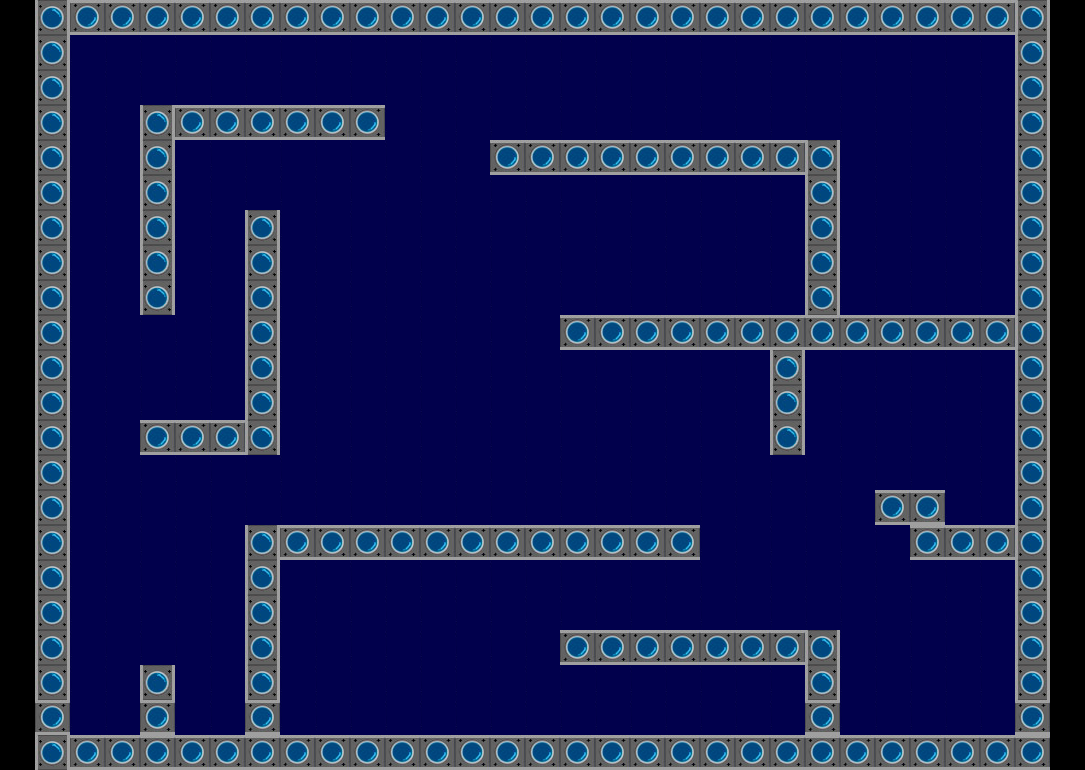

The image is a tile-based game level rendered from a .tmx file. Its description and complete source (layers, tilesets, objects, tile grids) follow:
An orthogonal 31x22 tile map with 35x35 px tiles, 2 tile layers (fondin, laberintin).

<map version="1.0" orientation="orthogonal" renderorder="right-down" width="31" height="22" tilewidth="35" tileheight="35" nextobjectid="1">
 <tileset firstgid="1" name="tilealien1" tilewidth="35" tileheight="35" tilecount="3" columns="3">
  <image source="tilealien1.jpg" width="105" height="35" />
 </tileset>
 <layer name="fondin" width="31" height="22">
  <data encoding="csv">
0,0,0,0,0,0,0,0,0,0,0,0,0,0,0,0,0,0,0,0,0,0,0,0,0,0,0,0,0,0,0,
0,0,3,3,3,3,3,3,3,3,3,3,3,3,3,3,3,3,3,3,3,3,3,3,3,3,3,3,3,0,0,
0,0,3,3,3,3,3,3,3,3,3,3,3,3,3,3,3,3,3,3,3,3,3,3,3,3,3,3,3,0,0,
0,0,3,3,0,0,0,0,0,0,0,3,3,3,3,3,3,3,3,3,3,3,3,3,3,3,3,3,3,0,0,
0,0,3,3,0,3,3,3,3,3,3,3,3,3,0,0,0,0,0,0,0,0,0,0,3,3,3,3,3,0,0,
0,0,3,3,0,3,3,3,3,3,3,3,3,3,3,3,3,3,3,3,3,3,3,0,3,3,3,3,3,0,0,
0,0,3,3,0,3,3,0,3,3,3,3,3,3,3,3,3,3,3,3,3,3,3,0,3,3,3,3,3,0,0,
0,0,3,3,0,3,3,0,3,3,3,3,3,3,3,3,3,3,3,3,3,3,3,0,3,3,3,3,3,0,0,
0,0,3,3,0,3,3,0,3,3,3,3,3,3,3,3,3,3,3,3,3,3,3,0,3,3,3,3,3,0,0,
0,0,3,3,3,3,3,0,3,3,3,3,3,3,3,3,0,0,0,0,0,0,0,0,0,0,0,0,0,0,0,
0,0,3,3,3,3,3,0,3,3,3,3,3,3,3,3,3,3,3,3,3,3,0,3,3,3,3,3,3,0,0,
0,0,3,3,3,3,3,0,3,3,3,3,3,3,3,3,3,3,3,3,3,3,0,3,3,3,3,3,3,0,0,
0,0,3,3,0,0,0,0,3,3,3,3,3,3,3,3,3,3,3,3,3,3,0,3,3,3,3,3,3,0,0,
0,0,3,3,3,3,3,3,3,3,3,3,3,3,3,3,3,3,3,3,3,3,3,3,3,3,3,3,3,0,0,
0,0,3,3,3,3,3,3,3,3,3,3,3,3,3,3,3,3,3,3,3,3,3,3,3,3,0,3,3,0,0,
0,0,3,3,3,3,3,0,0,0,0,0,0,0,0,0,0,0,0,0,3,3,3,3,3,3,0,0,0,0,0,
0,0,3,3,3,3,3,0,3,3,3,3,3,3,3,3,3,3,3,3,3,3,3,3,3,3,3,3,3,0,0,
0,0,3,3,3,3,3,0,3,3,3,3,3,3,3,3,3,3,3,3,3,3,3,3,3,3,3,3,3,0,0,
0,0,3,3,3,3,3,0,3,3,3,3,3,3,3,3,0,0,0,0,0,0,0,0,3,3,3,3,3,0,0,
0,0,3,3,0,3,3,0,3,3,3,3,3,3,3,3,3,3,3,3,3,3,3,0,3,3,3,3,3,0,0,
0,0,3,3,0,3,3,0,3,3,3,3,3,3,3,3,3,3,3,3,3,3,3,0,3,3,3,3,3,0,0,
0,0,0,0,0,0,0,0,0,0,0,0,0,0,0,0,0,0,0,0,0,0,0,0,0,0,0,0,0,0,0
</data>
 </layer>
 <layer name="laberintin" width="31" height="22">
  <data encoding="csv">
0,1,2,2,2,2,2,2,2,2,2,2,2,2,2,2,2,2,2,2,2,2,2,2,2,2,2,2,2,1,0,
0,1,0,0,0,0,0,0,0,0,0,0,0,0,0,0,0,0,0,0,0,0,0,0,0,0,0,0,0,1,0,
0,1,0,0,0,0,0,0,0,0,0,0,0,0,0,0,0,0,0,0,0,0,0,0,0,0,0,0,0,1,0,
0,1,0,0,1,2,2,2,2,2,2,0,0,0,0,0,0,0,0,0,0,0,0,0,0,0,0,0,0,1,0,
0,1,0,0,1,0,0,0,0,0,0,0,0,0,2,2,2,2,2,2,2,2,2,1,0,0,0,0,0,1,0,
0,1,0,0,1,0,0,0,0,0,0,0,0,0,0,0,0,0,0,0,0,0,0,1,0,0,0,0,0,1,0,
0,1,0,0,1,0,0,1,0,0,0,0,0,0,0,0,0,0,0,0,0,0,0,1,0,0,0,0,0,1,0,
0,1,0,0,1,0,0,1,0,0,0,0,0,0,0,0,0,0,0,0,0,0,0,1,0,0,0,0,0,1,0,
0,1,0,0,1,0,0,1,0,0,0,0,0,0,0,0,0,0,0,0,0,0,0,1,0,0,0,0,0,1,0,
0,1,0,0,0,0,0,1,0,0,0,0,0,0,0,0,2,2,2,2,2,2,2,2,2,2,2,2,2,1,0,
0,1,0,0,0,0,0,1,0,0,0,0,0,0,0,0,0,0,0,0,0,0,1,0,0,0,0,0,0,1,0,
0,1,0,0,0,0,0,1,0,0,0,0,0,0,0,0,0,0,0,0,0,0,1,0,0,0,0,0,0,1,0,
0,1,0,0,2,2,2,1,0,0,0,0,0,0,0,0,0,0,0,0,0,0,1,0,0,0,0,0,0,1,0,
0,1,0,0,0,0,0,0,0,0,0,0,0,0,0,0,0,0,0,0,0,0,0,0,0,0,0,0,0,1,0,
0,1,0,0,0,0,0,0,0,0,0,0,0,0,0,0,0,0,0,0,0,0,0,0,0,2,2,0,0,1,0,
0,1,0,0,0,0,0,1,2,2,2,2,2,2,2,2,2,2,2,2,0,0,0,0,0,0,2,2,2,1,0,
0,1,0,0,0,0,0,1,0,0,0,0,0,0,0,0,0,0,0,0,0,0,0,0,0,0,0,0,0,1,0,
0,1,0,0,0,0,0,1,0,0,0,0,0,0,0,0,0,0,0,0,0,0,0,0,0,0,0,0,0,1,0,
0,1,0,0,0,0,0,1,0,0,0,0,0,0,0,0,2,2,2,2,2,2,2,1,0,0,0,0,0,1,0,
0,1,0,0,1,0,0,1,0,0,0,0,0,0,0,0,0,0,0,0,0,0,0,1,0,0,0,0,0,1,0,
0,2,0,0,2,0,0,2,0,0,0,0,0,0,0,0,0,0,0,0,0,0,0,2,0,0,0,0,0,2,0,
0,1,2,2,2,2,2,2,2,2,2,2,2,2,2,2,2,2,2,2,2,2,2,2,2,2,2,2,2,2,0
</data>
 </layer>
</map>